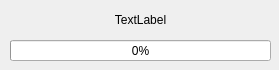
<?xml version="1.0" encoding="UTF-8"?>
<ui version="4.0">
 <class>DLG_Load</class>
 <widget class="QMainWindow" name="DLG_Load">
  <property name="geometry">
   <rect>
    <x>0</x>
    <y>0</y>
    <width>279</width>
    <height>70</height>
   </rect>
  </property>
  <property name="windowTitle">
   <string>Loading</string>
  </property>
  <property name="windowIcon">
   <iconset resource="../resouces.qrc">
    <normaloff>:/Resources/Button Icons/icon-application.png</normaloff>:/Resources/Button Icons/icon-application.png</iconset>
  </property>
  <widget class="QWidget" name="centralwidget">
   <widget class="QProgressBar" name="progressBar">
    <property name="geometry">
     <rect>
      <x>10</x>
      <y>40</y>
      <width>261</width>
      <height>21</height>
     </rect>
    </property>
    <property name="value">
     <number>0</number>
    </property>
    <property name="alignment">
     <set>Qt::AlignCenter</set>
    </property>
    <property name="orientation">
     <enum>Qt::Horizontal</enum>
    </property>
   </widget>
   <widget class="QLabel" name="lbl_progressStep">
    <property name="geometry">
     <rect>
      <x>0</x>
      <y>10</y>
      <width>281</width>
      <height>20</height>
     </rect>
    </property>
    <property name="text">
     <string>TextLabel</string>
    </property>
    <property name="textFormat">
     <enum>Qt::AutoText</enum>
    </property>
    <property name="alignment">
     <set>Qt::AlignCenter</set>
    </property>
   </widget>
  </widget>
 </widget>
 <resources>
  <include location="../resouces.qrc"/>
 </resources>
 <connections/>
</ui>
